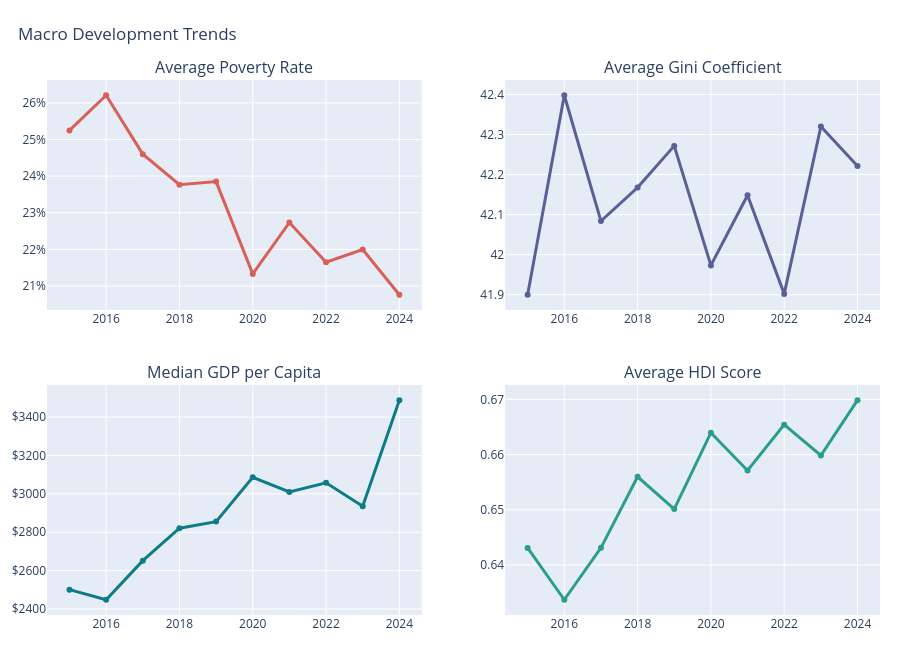

The notebook cell this image was saved under:
### Markdown cell above
## 8. Macro Trends

This trend view separates poverty, inequality, income, and human development so the reader can detect whether economic improvement is broad-based.

### Code cell
year_trend = (
    df_model.groupby("year", as_index=False)
    .agg(
        poverty_rate_pct=("poverty_rate_pct", "mean"),
        gini_coefficient=("gini_coefficient", "mean"),
        gdp_per_capita_usd=("gdp_per_capita_usd", "median"),
        hdi_score=("hdi_score", "mean"),
        access_foundation_index=("access_foundation_index", "mean"),
        poverty_pressure_index=("poverty_pressure_index", "mean"),
    )
    .sort_values("year")
)

fig = make_subplots(
    rows=2,
    cols=2,
    subplot_titles=(
        "Average Poverty Rate",
        "Average Gini Coefficient",
        "Median GDP per Capita",
        "Average HDI Score",
    ),
    vertical_spacing=0.14,
)
fig.add_trace(go.Scatter(x=year_trend["year"], y=year_trend["poverty_rate_pct"], mode="lines+markers", line=dict(color="#D95F59", width=3)), row=1, col=1)
fig.add_trace(go.Scatter(x=year_trend["year"], y=year_trend["gini_coefficient"], mode="lines+markers", line=dict(color="#5B5F97", width=3)), row=1, col=2)
fig.add_trace(go.Scatter(x=year_trend["year"], y=year_trend["gdp_per_capita_usd"], mode="lines+markers", line=dict(color="#0E7C86", width=3)), row=2, col=1)
fig.add_trace(go.Scatter(x=year_trend["year"], y=year_trend["hdi_score"], mode="lines+markers", line=dict(color="#2A9D8F", width=3)), row=2, col=2)
fig.update_layout(height=650, showlegend=False, title_text="Macro Development Trends", title_x=0.02, margin=dict(l=35, r=20, t=80, b=35))
fig.update_yaxes(ticksuffix="%", row=1, col=1)
fig.update_yaxes(tickprefix="$", row=2, col=1)
fig.show()

### Figure 1 — Plotly figure (JSON) as saved in the notebook; plotly's stock layout.template omitted (floating-point values rounded to 4 significant figures)
{"data": [{"line": {"color": "#D95F59", "width": 3}, "mode": "lines+markers", "type": "scatter", "x": [2015, 2016, 2017, 2018, 2019, 2020, 2021, 2022, 2023, 2024], "xaxis": "x", "y": [25.25, 26.21, 24.6, 23.76, 23.85, 21.33, 22.73, 21.65, 22.0, 20.76], "yaxis": "y"}, {"line": {"color": "#5B5F97", "width": 3}, "mode": "lines+markers", "type": "scatter", "x": [2015, 2016, 2017, 2018, 2019, 2020, 2021, 2022, 2023, 2024], "xaxis": "x2", "y": [41.9, 42.4, 42.08, 42.17, 42.27, 41.97, 42.15, 41.9, 42.32, 42.22], "yaxis": "y2"}, {"line": {"color": "#0E7C86", "width": 3}, "mode": "lines+markers", "type": "scatter", "x": [2015, 2016, 2017, 2018, 2019, 2020, 2021, 2022, 2023, 2024], "xaxis": "x3", "y": [2501.0, 2448.0, 2652.0, 2822.0, 2856.0, 3086.0, 3010.0, 3058.0, 2936.0, 3488.0], "yaxis": "y3"}, {"line": {"color": "#2A9D8F", "width": 3}, "mode": "lines+markers", "type": "scatter", "x": [2015, 2016, 2017, 2018, 2019, 2020, 2021, 2022, 2023, 2024], "xaxis": "x4", "y": [0.6431, 0.6337, 0.6431, 0.656, 0.6501, 0.664, 0.6571, 0.6654, 0.6598, 0.6698], "yaxis": "y4"}], "layout": {"annotations": [{"font": {"size": 16}, "showarrow": false, "text": "Average Poverty Rate", "x": 0.225, "xanchor": "center", "xref": "paper", "y": 1.0, "yanchor": "bottom", "yref": "paper"}, {"font": {"size": 16}, "showarrow": false, "text": "Average Gini Coefficient", "x": 0.775, "xanchor": "center", "xref": "paper", "y": 1.0, "yanchor": "bottom", "yref": "paper"}, {"font": {"size": 16}, "showarrow": false, "text": "Median GDP per Capita", "x": 0.225, "xanchor": "center", "xref": "paper", "y": 0.43, "yanchor": "bottom", "yref": "paper"}, {"font": {"size": 16}, "showarrow": false, "text": "Average HDI Score", "x": 0.775, "xanchor": "center", "xref": "paper", "y": 0.43, "yanchor": "bottom", "yref": "paper"}], "height": 650, "margin": {"b": 35, "l": 35, "r": 20, "t": 80}, "showlegend": false, "title": {"text": "Macro Development Trends", "x": 0.02}, "xaxis": {"anchor": "y", "domain": [0.0, 0.45]}, "xaxis2": {"anchor": "y2", "domain": [0.55, 1.0]}, "xaxis3": {"anchor": "y3", "domain": [0.0, 0.45]}, "xaxis4": {"anchor": "y4", "domain": [0.55, 1.0]}, "yaxis": {"anchor": "x", "domain": [0.57, 1.0], "ticksuffix": "%"}, "yaxis2": {"anchor": "x2", "domain": [0.57, 1.0]}, "yaxis3": {"anchor": "x3", "domain": [0.0, 0.43], "tickprefix": "$"}, "yaxis4": {"anchor": "x4", "domain": [0.0, 0.43]}}}
